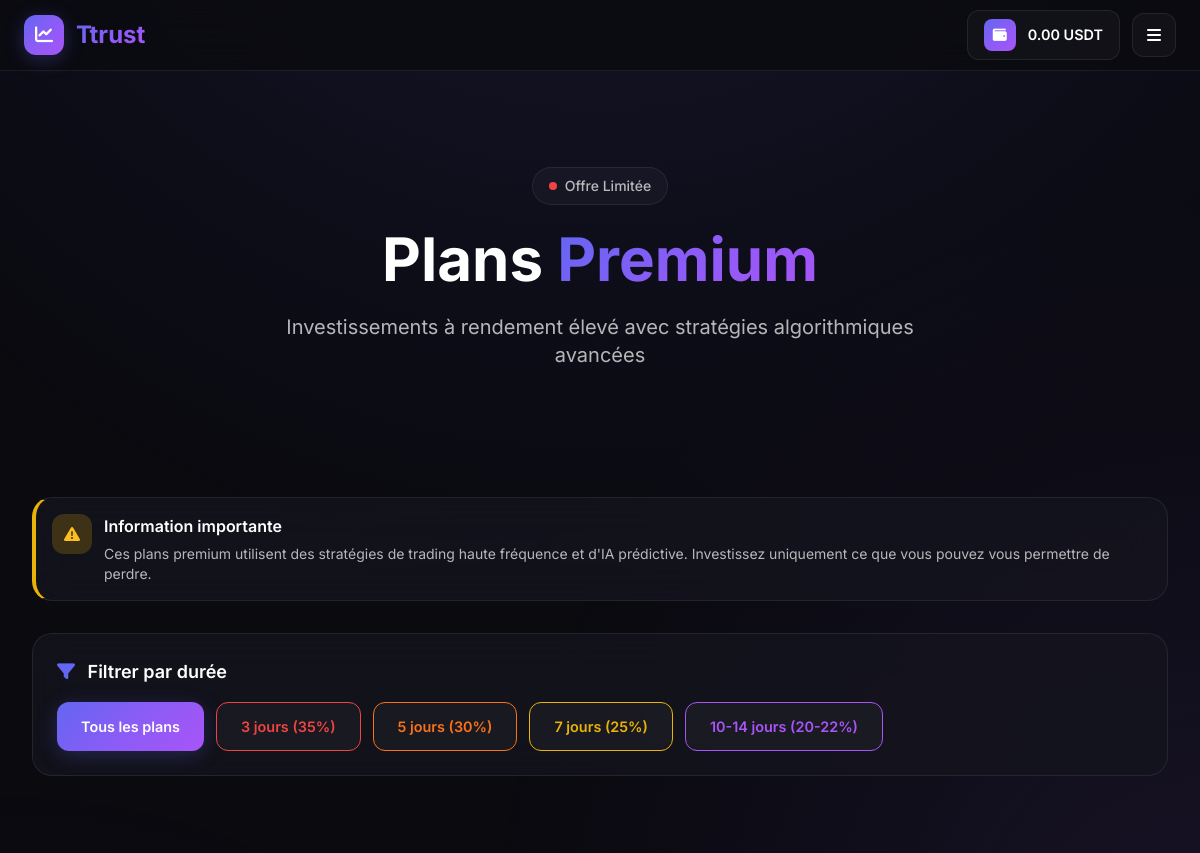
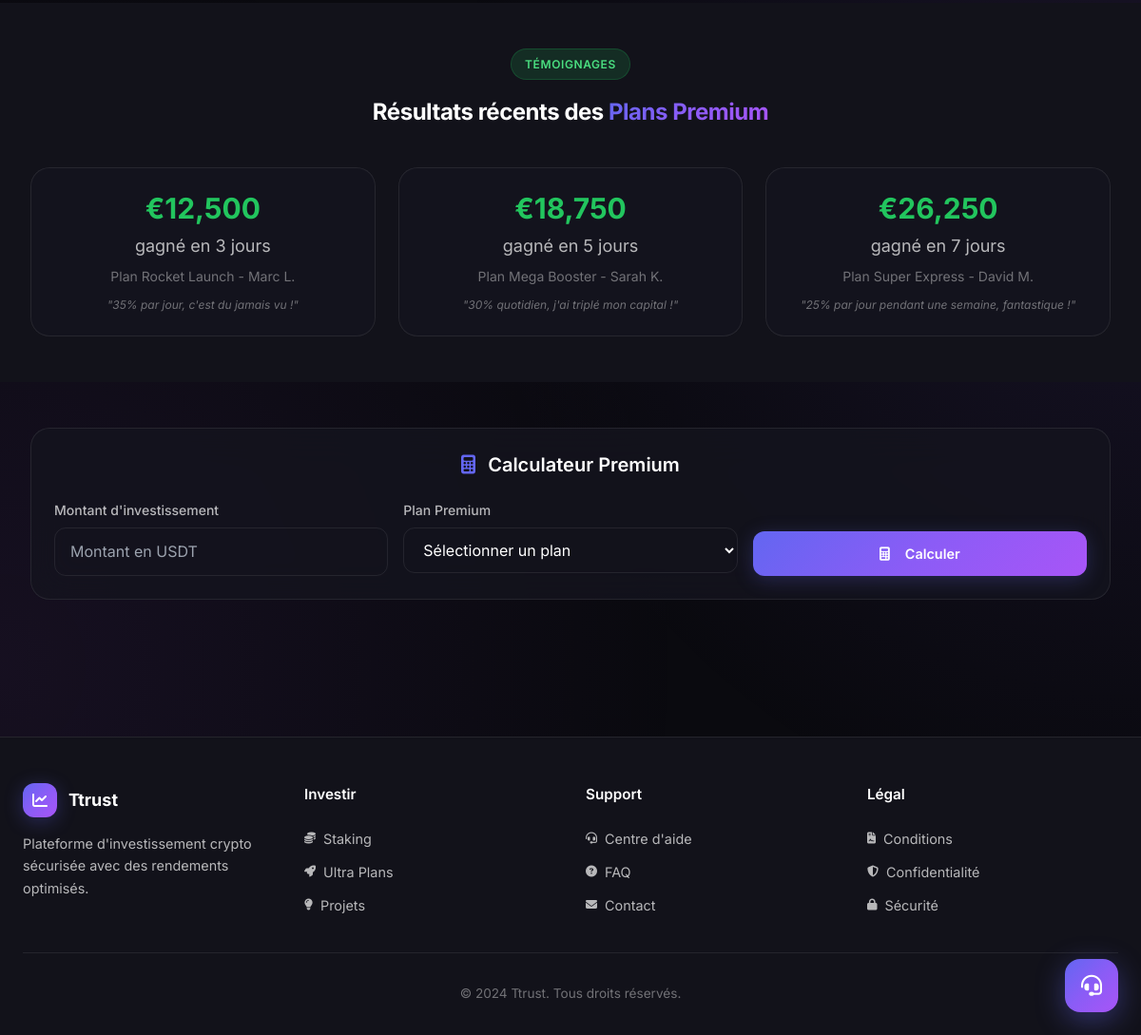
The page /ultra-plans (signed in) on the database as committed earlier (2 pictures, top to bottom).
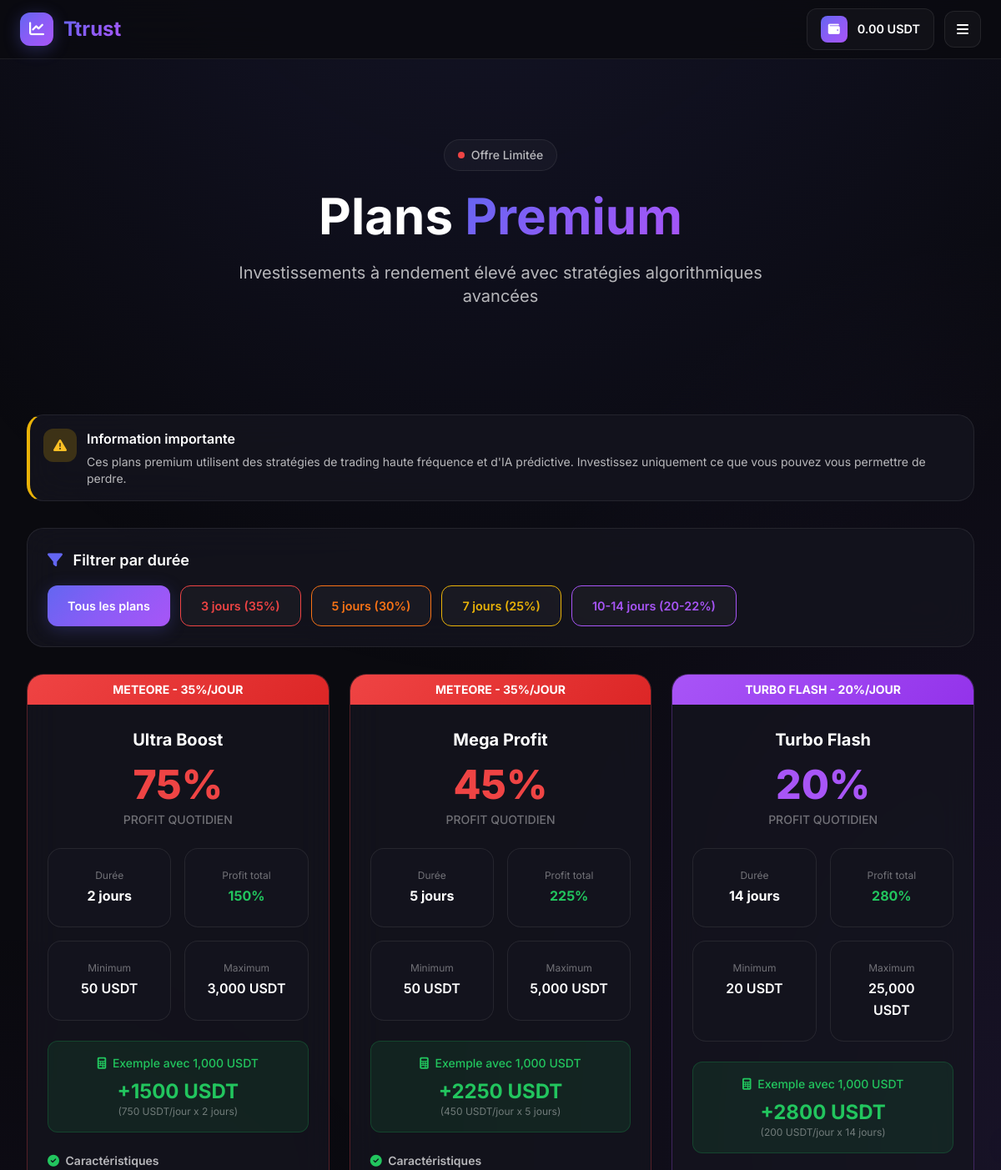
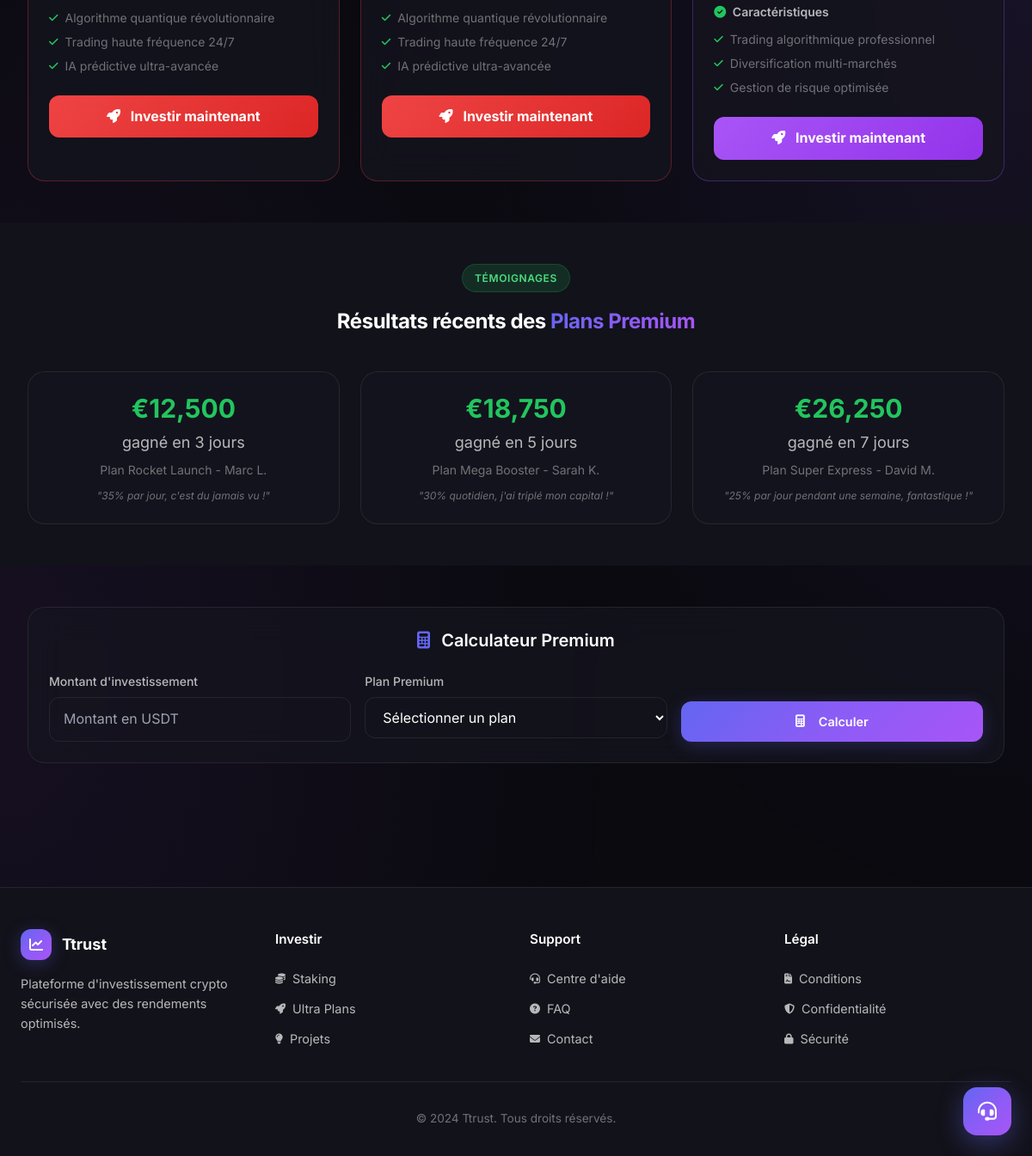
The same page on the database as committed later (2 pictures, top to bottom).
### tables this page shows
CREATE TABLE roi_plans (
            id INTEGER PRIMARY KEY AUTOINCREMENT,
            name TEXT NOT NULL,
            description TEXT,
            daily_rate REAL NOT NULL,
            duration_days INTEGER NOT NULL,
            min_amount REAL NOT NULL,
            max_amount REAL NOT NULL,
            is_active BOOLEAN DEFAULT 1,
            created_at TIMESTAMP DEFAULT CURRENT_TIMESTAMP
        );

### main.py (the view)
@app.route('/ultra-plans')
@login_required
def ultra_plans():
    conn = get_db_connection()
    ultra_plans = conn.execute('''
        SELECT * FROM roi_plans
        WHERE is_active = 1 AND daily_rate >= 0.20
        ORDER BY daily_rate DESC, duration_days ASC
    ''').fetchall()
    conn.close()
    return render_template('ultra_plans.html', ultra_plans=ultra_plans)

### templates/ultra_plans.html (shortened to what this page needs)
{% extends "base.html" %}
{% block content %}
<div class="relative -mt-8 -mx-4 sm:-mx-6 lg:-mx-8 px-4 sm:px-6 lg:px-8 py-16 lg:py-24 overflow-hidden">
    <div class="absolute inset-0 bg-gradient-to-br from-red-600/20 via-orange-600/10 to-transparent"></div>
    <div class="relative max-w-4xl mx-auto text-center">
        <div class="inline-flex items-center gap-2 px-4 py-2 rounded-full mb-6 animate-fade-in" style="background: var(--glass-bg); border: 1px solid var(--border-subtle);">
            <span class="w-2 h-2 rounded-full animate-pulse" style="background: #ef4444;"></span>
            <span class="text-sm font-medium" style="color: var(--text-secondary);">Offre Limitée</span>
        </div>
        <h1 class="text-4xl sm:text-5xl lg:text-6xl font-bold mb-6 leading-tight animate-fade-in-up">
            Plans <span class="gradient-text">Premium</span>
        </h1>
        <p class="text-lg sm:text-xl mb-8 max-w-2xl mx-auto animate-fade-in-up" style="color: var(--text-secondary); animation-delay: 0.1s;">
            Investissements à rendement élevé avec stratégies algorithmiques avancées
        </p>
    </div>
</div>
<div class="glass-card p-4 mb-8" style="border-left: 4px solid #eab308;">
    <div class="flex items-start gap-3">
        <div class="w-10 h-10 rounded-xl flex items-center justify-center flex-shrink-0" style="background: rgba(234, 179, 8, 0.2);">
            <i class="fas fa-exclamation-triangle" style="color: #fbbf24;"></i>
        </div>
        <div>
            <h4 class="font-semibold mb-1" style="color: var(--text-primary);">Information importante</h4>
            <p class="text-sm" style="color: var(--text-secondary);">
                Ces plans premium utilisent des stratégies de trading haute fréquence et d'IA prédictive.
                Investissez uniquement ce que vous pouvez vous permettre de perdre.
            </p>
        </div>
    </div>
</div>
<div class="glass-card p-6 mb-8">
    <h2 class="text-lg font-semibold mb-4" style="color: var(--text-primary);">
        <i class="fas fa-filter mr-2" style="color: var(--accent-primary);"></i>
        Filtrer par durée
    </h2>
    <div class="flex flex-wrap gap-3">
        <button onclick="filterPlans('all')" class="btn btn-primary filter-btn active">
            Tous les plans
        </button>
        <button onclick="filterPlans('3')" class="btn btn-ghost filter-btn" style="border-color: #ef4444;">
            <span style="color: #ef4444;">3 jours (35%)</span>
        </button>
        <button onclick="filterPlans('5')" class="btn btn-ghost filter-btn" style="border-color: #f97316;">
            <span style="color: #f97316;">5 jours (30%)</span>
        </button>
        <button onclick="filterPlans('7')" class="btn btn-ghost filter-btn" style="border-color: #eab308;">
            <span style="color: #eab308;">7 jours (25%)</span>
        </button>
        <button onclick="filterPlans('10-14')" class="btn btn-ghost filter-btn" style="border-color: #a855f7;">
            <span style="color: #a855f7;">10-14 jours (20-22%)</span>
        </button>
    </div>
</div>
<div class="grid grid-cols-1 md:grid-cols-2 lg:grid-cols-3 gap-6 mb-12" id="ultra-plans-grid">
    {% for plan in ultra_plans %}
    <div class="ultra-plan-card glass-card overflow-hidden relative transition-all duration-300 hover:scale-[1.02]
        {%- if plan.daily_rate >= 0.30 -%}
            hover:shadow-red-500/20
        {%- elif plan.daily_rate >= 0.25 -%}
            hover:shadow-orange-500/20
        {%- else -%}
            hover:shadow-purple-500/20
        {%- endif -%}
        hover:shadow-xl" data-duration="{{ plan.duration_days }}"
        style="{% if plan.daily_rate >= 0.30 %}border-color: rgba(239, 68, 68, 0.3);{% elif plan.daily_rate >= 0.25 %}border-color: rgba(249, 115, 22, 0.3);{% else %}border-color: rgba(168, 85, 247, 0.3);{% endif %}">
        <div class="absolute top-0 left-0 right-0 z-10">
            {% if plan.daily_rate >= 0.35 %}
            <div class="text-center py-2 font-bold text-sm animate-pulse" style="background: linear-gradient(135deg, #ef4444, #dc2626); color: white;">
                METEORE - 35%/JOUR
            </div>
            {% elif plan.daily_rate >= 0.30 %}
            <div class="text-center py-2 font-bold text-sm animate-pulse" style="background: linear-gradient(135deg, #ef4444, #dc2626); color: white;">
                MEGA BOOSTER - 30%/JOUR
            </div>
            {% elif plan.daily_rate >= 0.25 %}
            <div class="text-center py-2 font-bold text-sm" style="background: linear-gradient(135deg, #f97316, #ea580c); color: white;">
                SUPER EXPRESS - 25%/JOUR
            </div>
            {% elif plan.daily_rate >= 0.22 %}
            <div class="text-center py-2 font-bold text-sm" style="background: linear-gradient(135deg, #a855f7, #9333ea); color: white;">
                LIGHTNING PRO - 22%/JOUR
            </div>
            {% elif plan.daily_rate >= 0.20 %}
            <div class="text-center py-2 font-bold text-sm" style="background: linear-gradient(135deg, #a855f7, #9333ea); color: white;">
                TURBO FLASH - 20%/JOUR
            </div>
            {% endif %}
        </div>
        <div class="p-6 pt-16">
            <div class="text-center">
                <h3 class="text-xl font-bold mb-4" style="color: var(--text-primary);">{{ plan.name }}</h3>
                <div class="mb-6">
                    <div class="text-5xl font-extrabold mb-2
                        {%- if plan.daily_rate >= 0.30 -%}" style="color: #ef4444;"
                        {%- elif plan.daily_rate >= 0.25 -%}" style="color: #f97316;"
                        {%- else -%}" style="color: #a855f7;"
                        {%- endif -%}>
                        {{ "%.0f"|format(plan.daily_rate * 100) }}%
                    </div>
                    <div class="text-sm font-medium" style="color: var(--text-muted);">
                        PROFIT QUOTIDIEN
                    </div>
                </div>
                <div class="grid grid-cols-2 gap-4 mb-6">
                    <div class="stat-card text-center">
                        <div class="text-xs mb-1" style="color: var(--text-muted);">Durée</div>
                        <div class="font-bold" style="color: var(--text-primary);">{{ plan.duration_days }} jours</div>
                    </div>
                    <div class="stat-card text-center">
                        <div class="text-xs mb-1" style="color: var(--text-muted);">Profit total</div>
                        <div class="font-bold" style="color: var(--accent-success);">
                            {{ "%.0f"|format(plan.daily_rate * plan.duration_days * 100) }}%
                        </div>
                    </div>
                    <div class="stat-card text-center">
                        <div class="text-xs mb-1" style="color: var(--text-muted);">Minimum</div>
                        <div class="font-semibold" style="color: var(--text-primary);">{{ "%.0f"|format(plan.min_amount) }} USDT</div>
                    </div>
                    <div class="stat-card text-center">
                        <div class="text-xs mb-1" style="color: var(--text-muted);">Maximum</div>
                        <div class="font-semibold" style="color: var(--text-primary);">{{ "{:,.0f}".format(plan.max_amount) }} USDT</div>
                    </div>
                </div>
                <div class="p-4 rounded-xl mb-6" style="background: rgba(34, 197, 94, 0.1); border: 1px solid rgba(34, 197, 94, 0.2);">
                    <div class="text-sm font-medium mb-2" style="color: var(--accent-success);">
                        <i class="fas fa-calculator mr-1"></i> Exemple avec 1,000 USDT
                    </div>
                    <div class="text-2xl font-bold" style="color: var(--accent-success);">
                        +{{ "%.0f"|format(1000 * plan.daily_rate * plan.duration_days) }} USDT
                    </div>
                    <div class="text-xs" style="color: var(--text-muted);">
                        ({{ "%.0f"|format(plan.daily_rate * 1000) }} USDT/jour x {{ plan.duration_days }} jours)
                    </div>
                </div>
                <div class="text-left mb-6">
                    <div class="text-sm font-semibold mb-3" style="color: var(--text-secondary);">
                        <i class="fas fa-check-circle mr-1" style="color: var(--accent-success);"></i> Caractéristiques
                    </div>
                    <ul class="space-y-2 text-sm" style="color: var(--text-muted);">
                        {% if plan.daily_rate >= 0.30 %}
                        <li class="flex items-center gap-2">
                            <i class="fas fa-check text-xs" style="color: var(--accent-success);"></i>
                            Algorithme quantique révolutionnaire
                        </li>
                        <li class="flex items-center gap-2">
                            <i class="fas fa-check text-xs" style="color: var(--accent-success);"></i>
                            Trading haute fréquence 24/7
                        </li>
                        <li class="flex items-center gap-2">
                            <i class="fas fa-check text-xs" style="color: var(--accent-success);"></i>
                            IA prédictive ultra-avancée
                        </li>
                        {% else %}
                        <li class="flex items-center gap-2">
                            <i class="fas fa-check text-xs" style="color: var(--accent-success);"></i>
                            Trading algorithmique professionnel
                        </li>
                        <li class="flex items-center gap-2">
                            <i class="fas fa-check text-xs" style="color: var(--accent-success);"></i>
                            Diversification multi-marchés
                        </li>
                        <li class="flex items-center gap-2">
                            <i class="fas fa-check text-xs" style="color: var(--accent-success);"></i>
                            Gestion de risque optimisée
                        </li>
                        {% endif %}
                    </ul>
                </div>
                <button onclick="showUltraInvestModal({{ plan.id }}, '{{ plan.name }}', {{ plan.min_amount }}, {{ plan.max_amount }}, {{ plan.daily_rate }}, {{ plan.duration_days }})"
                        class="w-full py-3 px-6 font-bold rounded-xl transition-all duration-200 hover:scale-[1.02]
                        {%- if plan.daily_rate >= 0.30 -%}" style="background: linear-gradient(135deg, #ef4444, #dc2626); color: white;"
                        {%- elif plan.daily_rate >= 0.25 -%}" style="background: linear-gradient(135deg, #f97316, #ea580c); color: white;"
                        {%- else -%}" style="background: linear-gradient(135deg, #a855f7, #9333ea); color: white;"
                        {%- endif -%}>
                    <i class="fas fa-rocket mr-2"></i>
                    Investir maintenant
                </button>
            </div>
        </div>
    </div>
    {% endfor %}
</div>
<div class="py-12 -mx-4 sm:-mx-6 lg:-mx-8 px-4 sm:px-6 lg:px-8" style="background: var(--bg-secondary);">
    <div class="max-w-6xl mx-auto">
        <div class="text-center mb-10">
            <span class="badge badge-success mb-4">Témoignages</span>
            <h2 class="section-title text-2xl sm:text-3xl">Résultats récents des <span class="gradient-text">Plans Premium</span></h2>
        </div>
        <div class="grid md:grid-cols-3 gap-6">
            <div class="glass-card p-6 text-center">
                <div class="text-3xl font-bold mb-2" style="color: var(--accent-success);">€12,500</div>
                <div class="text-lg mb-2" style="color: var(--text-secondary);">gagné en 3 jours</div>
                <div class="text-sm" style="color: var(--text-muted);">Plan Rocket Launch - Marc L.</div>
                <div class="text-xs mt-3 italic" style="color: var(--text-muted);">"35% par jour, c'est du jamais vu !"</div>
            </div>
            <div class="glass-card p-6 text-center">
                <div class="text-3xl font-bold mb-2" style="color: var(--accent-success);">€18,750</div>
                <div class="text-lg mb-2" style="color: var(--text-secondary);">gagné en 5 jours</div>
                <div class="text-sm" style="color: var(--text-muted);">Plan Mega Booster - Sarah K.</div>
                <div class="text-xs mt-3 italic" style="color: var(--text-muted);">"30% quotidien, j'ai triplé mon capital !"</div>
            </div>
            <div class="glass-card p-6 text-center">
                <div class="text-3xl font-bold mb-2" style="color: var(--accent-success);">€26,250</div>
                <div class="text-lg mb-2" style="color: var(--text-secondary);">gagné en 7 jours</div>
                <div class="text-sm" style="color: var(--text-muted);">Plan Super Express - David M.</div>
                <div class="text-xs mt-3 italic" style="color: var(--text-muted);">"25% par jour pendant une semaine, fantastique !"</div>
            </div>
        </div>
    </div>
</div>
<div class="py-12">
    <div class="glass-card p-6">
        <h2 class="text-xl font-semibold mb-6 text-center" style="color: var(--text-primary);">
            <i class="fas fa-calculator mr-2" style="color: var(--accent-primary);"></i>
            Calculateur Premium
        </h2>
        <div class="grid grid-cols-1 md:grid-cols-3 gap-4">
            <div>
                <label class="block text-sm font-medium mb-2" style="color: var(--text-secondary);">Montant d'investissement</label>
                <input type="number" id="ultraCalcAmount" class="w-full px-4 py-3 rounded-xl" style="background: var(--bg-tertiary); border: 1px solid var(--border-subtle); color: var(--text-primary);" placeholder="Montant en USDT" min="50" step="50">
            </div>
            <div>
                <label class="block text-sm font-medium mb-2" style="color: var(--text-secondary);">Plan Premium</label>
                <select id="ultraCalcPlan" class="w-full px-4 py-3 rounded-xl" style="background: var(--bg-tertiary); border: 1px solid var(--border-subtle); color: var(--text-primary);">
                    <option value="">Sélectionner un plan</option>
                </select>
            </div>
            <div class="flex items-end">
                <button onclick="calculateUltraProfits()" class="btn btn-primary w-full py-3">
                    <i class="fas fa-calculator mr-2"></i>
                    Calculer
                </button>
            </div>
        </div>
    </div>
</div>
{% endblock %}

Rows that differ between the two databases and show on the page:
added roi_plans: shows "METEORE - 35%/JOUR", name "Ultra Boost", plan.daily_rate*100 "75", duration_days "2", plan.daily_rate*plan.duration_days*100 "150", min_amount "50", max_amount "3,000", 1000*plan.daily_rate*plan.duration_days "1500", plan.daily_rate*1000 "750", shows "Algorithme quantique révolutionnaire"
added roi_plans: shows "METEORE - 35%/JOUR", name "Mega Profit", plan.daily_rate*100 "45", duration_days "5", plan.daily_rate*plan.duration_days*100 "225", min_amount "50", max_amount "5,000", 1000*plan.daily_rate*plan.duration_days "2250", plan.daily_rate*1000 "450", shows "Algorithme quantique révolutionnaire"
added roi_plans: shows "TURBO FLASH - 20%/JOUR", name "Turbo Flash", plan.daily_rate*100 "20", duration_days "14", plan.daily_rate*plan.duration_days*100 "280", min_amount "20", max_amount "25,000", 1000*plan.daily_rate*plan.duration_days "2800", plan.daily_rate*1000 "200", shows "Trading algorithmique professionnel"
